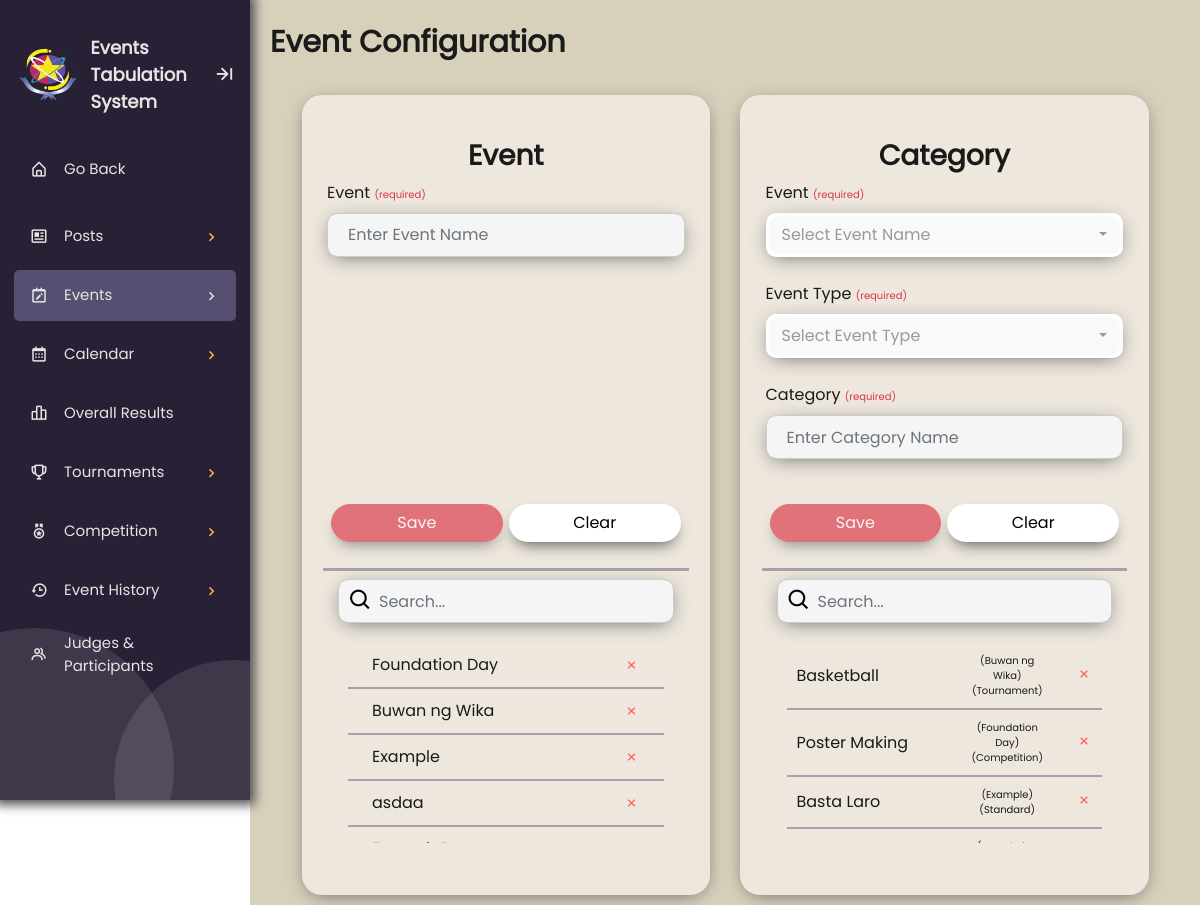
Page /EVE-admin-event-configuration.php (signed in) on the committed database.
### tables this page shows
CREATE TABLE `eventnametb` (
  `event_name_id` int(11) NOT NULL,
  `event_name` varchar(25) NOT NULL
);

CREATE TABLE `categorynametb` (
  `category_name_id` int(11) NOT NULL,
  `event_name_id` int(11) NOT NULL,
  `event_type_id` int(11) NOT NULL,
  `category_name` varchar(25) NOT NULL
);

CREATE TABLE `eventtypetb` (
  `event_type_id` int(11) NOT NULL,
  `event_type` varchar(11) NOT NULL
);

### php/EVE-admin-event-config-get-data.php (called while the page is built, shortened)
<?php
    $dbname=mysqli_connect("localhost","root","","pupets");
    $eventName_query = "SELECT * FROM `eventnametb`";
    $eventName = mysqli_query($dbname, $eventName_query);
    $categoryName_query = "SELECT * FROM `categorynametb`";
    $categoryName = mysqli_query($dbname, $categoryName_query);
?>

### EVE-admin-event-configuration.php (the view, shortened to what this page needs)
<?php
  include './php/EVE-admin-event-config-get-data.php';
?>
<!DOCTYPE html>
<html lang="en">
  <head>
    <link rel="stylesheet" href="./css/theme-mode.css">
    <link rel="stylesheet" href="./css/boxicons.css">
    <link rel="stylesheet" href="./css/responsive.css">
    <link rel="stylesheet" href="./css/sidebar-style.css">
    <link rel="stylesheet" href="./css/EVE-admin-bootstrap-select.min.css">
    <link rel="stylesheet" href="./css/EVE-admin-bootstrap4.min.css">
    <link rel="stylesheet" href="./css/EVE-admin-event-config.css">
    <link rel="stylesheet" href="./css/EVE-admin-confirmation.css">
  </head>
  <body>
    <div class="sidebar open box-shadow">
      <div class="bottom-design">
        <div class="design1"></div>
        <div class="design2"></div>
      </div>
      <div class="logo_details">
        <img src="./pictures/logo.png" alt="student council logo" class="icon logo">
        <div class="logo_name">Events Tabulation System</div>
        <i class="bx bx-arrow-to-right" id="btn"></i>
      </div>
      <div class="wrapper">
        <li class="nav-item top">
          <a href="index.php">
            <i class="bx bx-home-alt"></i>
            <span class="link_name">Go Back</span>
          </a>
        </li>
        <div class="sidebar-content-container">
          <ul class="nav-list">
            <li class="nav-item">
              <a href="#posts" class="menu_btn">
                <i class="bx bx-news"><i class="dropdown_icon bx bx-chevron-down"></i></i>
                <span class="link_name">Posts
                  <i class="change-icon dropdown_icon bx bx-chevron-right"></i>
                </span>
              </a>
            </li>
            <li class="nav-item">
              <a href="#event_menu" class="menu_btn active">
                <i class="bx bx-calendar-edit"><i class="dropdown_icon bx bx-chevron-down"></i></i>
                <span class="link_name">Events
                  <i class="change-icon dropdown_icon bx bx-chevron-right"></i>
                </span>
              </a>
            </li>
            <li class="nav-item">
              <a href="#" class="menu_btn">
                <i class="bx bx-calendar"><i class="dropdown_icon bx bx-chevron-down"></i></i>
                <span class="link_name">Calendar
                  <i class="change-icon dropdown_icon bx bx-chevron-right"></i>
                </span>
              </a>
            </li>
            <li class="nav-item">
              <a href="BAR-admin.php">
                <i class='bx bx-bar-chart-alt-2'></i>
                <span class="link_name">Overall Results</span>
              </a>
            </li>
            <li class="nav-item">
              <a href="#tournaments" class="menu_btn">
                <i class="bx bx-trophy"><i class="dropdown_icon bx bx-chevron-down"></i></i>
                <span class="link_name">Tournaments
                  <i class="change-icon dropdown_icon bx bx-chevron-right"></i>
                </span>
              </a>
            </li>
            <li class="nav-item">
              <a href="#competition" class="menu_btn">
                <i class="bx bx-medal"><i class="dropdown_icon bx bx-chevron-down"></i></i>
                <span class="link_name">Competition
                  <i class="change-icon dropdown_icon bx bx-chevron-right"></i>
                </span>
              </a>
            </li>
            <li class="nav-item">
              <a href="#event_history" class="menu_btn">
                <i class="bx bx-history"><i class="dropdown_icon bx bx-chevron-down"></i></i>
                <span class="link_name">Event History
                  <i class="change-icon dropdown_icon bx bx-chevron-right"></i>
                </span>
              </a>
            </li>
            <li class="nav-item">
              <a href="P&J-admin-formPJ.php">
                <i class="bx bx-group"></i>
                <span class="link_name">Judges & <br> Participants</span>
              </a>
            </li>
          </ul>
        </div>
      </div>
    </div>
    <section class="home-section">
      <div class="header">Event Configuration</div>
      <div class="container-fluid d-flex flex-column flex-md-row">
        <div class="d-flex flex-md-column col-md-6 justify-content-center align-items-center">
          <div class="event-name-config-container row flex-column d-flex justify-content-center content-box-shadow align-self-end me-3">
            <div class="d-flex justify-content-center position-relative h-config">
              <div class="container position-absolute h-100 pt-4">
                <div class="h3 text-center">Event</div>
                <form class="d-flex flex-column" action="<?php echo htmlspecialchars($_SERVER["PHP_SELF"]);?>" method="post">
                  <div class="form-group">
                    <label for="inputEventName" class="fs-6">Event <span class="req">(required)</span> </label>
                    <input type="text" class="form-control" id="inputEventName" placeholder="Enter Event Name" name="inputEventName" minlength="5" maxlength="25" required>
                  </div>
                  <div class="row px-3">
                    <button type="submit" class="col btn btn-danger justify-self-end align-self-end rounded-pill px-4" id="eventSaveBtn" name="eventSaveBtn">Save</button>
                    <div class="col btn justify-self-end align-self-end rounded-pill px-4" id="eventClearBtn" name="eventClearBtn" onclick="clearFormEvent('inputEventName', 'eventSaveBtn')">Clear</div>
                  </div>
                </form>
              </div>
            </div>
            <div class="d-flex justify-content-center position-relative h-data">
              <div class="d-flex container position-absolute h-100 flex-column">
                <i class='bx bx-search icon'></i>
                <input type="text" id="eventNameData" class="form-control my-2" placeholder="Search..." onkeyUp="eventNameSearch()">
                <div class="event-name-data-container">
                  <table id="eventNameTable">
                    <?php
                      $row = mysqli_num_rows($eventName);
                      if ($row > 0) {
                        while($result = mysqli_fetch_array($eventName)):;
                    ?>
                    <tr id="eventNameDataTable">
                      <td class="d-flex justify-content-between px-4">
                        <?php echo $result[1]; ?>
                          <i class='bx bx-x align-self-center color-red' name="eventNameDataDeleteBtn" onclick="show<?php echo $result[0];?>()"></i>
                      </td>
                    </tr>
                    <?php endwhile;
                      }
                    ?>
                  </table>
                </div>
              </div>
            </div>
          </div>
        </div>
        <div class="d-flex flex-md-column col-md-6 justify-content-center align-items-center">
          <div class="category-name-config-container row flex-column d-flex justify-content-start content-box-shadow align-self-start ms-3">
            <div class="d-flex justify-content-center position-relative h-config">
              <div class="container position-absolute h-100 pt-4">
                <div class="h3 text-center">Category</div>
                <form class="d-flex flex-column" action="<?php echo htmlspecialchars($_SERVER["PHP_SELF"]);?>" method="post">
                  <div class="form-group">
                    <label for="selectEventName" class="fs-6">Event <span class="req">(required)</span></label>
                  </div>
                  <div class="form-group">
                    <label for="selectEventType" class="fs-6">Event Type <span class="req">(required)</span></label>
                  </div>
                  <div class="form-group">
                    <label for="inputCategoryName" class="fs-6">Category <span class="req">(required)</span></label>
                    <input type="text" class="form-control" id="inputCategoryName" placeholder="Enter Category Name" name="inputCategoryName" minlength="5" maxlength="25" required>
                  </div>
                  <div class="row px-3">
                    <button type="submit" class="col btn btn-danger justify-self-end align-self-end rounded-pill px-4" id="categorySaveBtn" name="categorySaveBtn">Save</button>
                    <div class="col btn justify-self-end align-self-end rounded-pill px-4" id="categoryClearBtn" name="categoryClearBtn" onclick="clearFormCategory('inputCategoryName', 'categorySaveBtn')">Clear</div>
                  </div>
                </form>
              </div>
            </div>
            <div class="d-flex justify-content-center position-relative h-data">
                <div class="container position-absolute h-100 flex-column">
                  <i class='bx bx-search icon'></i>
                  <input type="text" id="categoryNameData" class="form-control my-2" placeholder="Search..." onkeyUp="categoryNameSearch()">
                  <div class="category-name-data-container">
                    <table id="categoryNameTable" data-name="categoryNameTable">
                      <?php
                        $row = mysqli_num_rows($categoryName);
                        if ($row > 0) {
                          while($result = mysqli_fetch_array($categoryName)):;
                          $categoryEventName_query = "SELECT * FROM eventnametb WHERE event_name_id = $result[1]";
                          $categoryEventNameResult = mysqli_query($dbname,$categoryEventName_query);
                          $categoryEventNameFetch = mysqli_fetch_array($categoryEventNameResult);
                          $categoryEventName = $categoryEventNameFetch[1];
                          $categoryEventType_query = "SELECT * FROM eventtypetb WHERE event_type_id = $result[2]";
                          $categoryEventTypeResult = mysqli_query($dbname,$categoryEventType_query);
                          $categoryEventTypeFetch = mysqli_fetch_array($categoryEventTypeResult);
                          $categoryEventType = $categoryEventTypeFetch[1];
                      ?>
                      <tr id="categoryNameDataTable">
                          <td><?php echo "$result[3] </td><td class='category-details'>($categoryEventName)($categoryEventType)</td>"; ?>
                          <td class="text-right">
                            <i class='bx bx-x align-self-end color-red' name="categoryNameDataDeleteBtn" onclick="show<?php echo $result[0];?>()"></i>
                        </td>
                      </tr>
                      <?php endwhile;
                        }
                      ?>
                    </table>
                  </div>
                </div>
              </div>
          </div>
        </div>
      </div>
    </section>
  </body>
</html>

### css/theme-mode.css (style rules this page uses)
:root[data-theme="light"] { --color-sidebar-bg:#282135; --color-sidebar-text: #e5e5e5; --color-sidebar-active: #635B81CC; --color-sidebar-subactive: #635B8180; --color-sidebar-hover: #635B8180; --color-sidebar-sublist-1: #FF605C; --color-sidebar-sublist-2: #00CA4E; --color-sidebar-sublist-3: #FFB546; --color-sidebar-sublist-4: #9747FF; --color-sidebar-chevron-icon: #FFB546; --color-shadow: #555; --color-body: #D7D1BC; --color-content-text: #1a1a1a; --color-content-line: #635B8180; --color-content-card: #EDE7DD; --color-search-show: #FF605C; --color-content-button: #EDE7DD; --color-content-button-line: #635B81; --color-acap: #9747FF; --color-aeces: #A84444; --color-elite: #DF851B; --color-give: #73A9CC; --color-jehra: #D3B692; --color-jmap: #FFBD44; --color-jpia: #CF1659; --color-piie: #16BA9D; --color-red: #A84444; --color-yellow: #FFB546; --color-green: #7FC76D; }

### css/EVE-admin-event-config.css (style rules this page uses)
.event-name-config-container, .category-name-config-container { background-color: var(--color-content-card); border-radius: 20px; width: 95%; height: 800px; margin: 10px 0 10px 0; padding: 20px 5% 20px 5%; }
.h3 { font-weight: bold; }
.h-config { height: 60%; border-bottom: 3px solid var(--color-content-line); }
.h-data { height: 40%; }
input, select, .bootstrap-select { border-radius: 10px!important; box-shadow: 0 4px 20px -6px var(--color-shadow); }
#eventSaveBtn, #eventClearBtn { border-radius: 20px!important; box-shadow: 0 8px 15px -6px var(--color-shadow); }
#categorySaveBtn, #categoryClearBtn { margin-top: 0px; border-radius: 20px!important; box-shadow: 0 8px 15px -6px var(--color-shadow); }
#eventClearBtn, #categoryClearBtn { background-color: white; color: black; }
.h-config .container { padding: 0 4px 0 4px; }
.home-section { color: var(--color-content-text); }
.event-name-data-container, .category-name-data-container { width: 100%; height: 200px; overflow-y: auto; padding: 0 10px 0 10px; }
table { width: 100%; }
table tr td, .h-data #noResultEve, .h-data #noResultCat, #noDataEve, #noDataCat { font-size: 16px; padding: 10px 0 10px 0; border-bottom: 2px solid var(--color-content-line); }
table tr td i { background-color: transparent; cursor: pointer; }
.h-data .icon { position: absolute; margin: 17px 0 0 10px; font-size: 25px; color: #000; }
.h-data #eventNameData, .h-data #categoryNameData { padding-left: 40px!important; }
#categoryNameTable td { padding: 10px 10px 10px 10px; }
#categoryNameTable .category-details { font-size: 10px; width: 30%; text-align: center; }
input { height: 44px; }
form { height: 85%; justify-content: space-between; }
.req { font-size: 10px; color: #dc3545; }

### css/EVE-admin-confirmation.css (style rules this page uses)
.btn { display: flex; align-items: center; justify-content: center; margin: 3px 3px; }
a { text-decoration: none!important; }

### rows in the picture
eventnametb: event_name "Foundation Day"
eventnametb: event_name "Buwan ng Wika"
eventnametb: event_name "Example"
eventnametb: event_name "asdaa"
categorynametb: category_name "Basketball", event_name.event_name "Buwan ng Wika", event_type.event_type "Tournament"
categorynametb: category_name "Poster Making", event_name.event_name "Foundation Day", event_type.event_type "Competition"
categorynametb: category_name "Basta Laro", event_name.event_name "Example", event_type.event_type "Standard"
